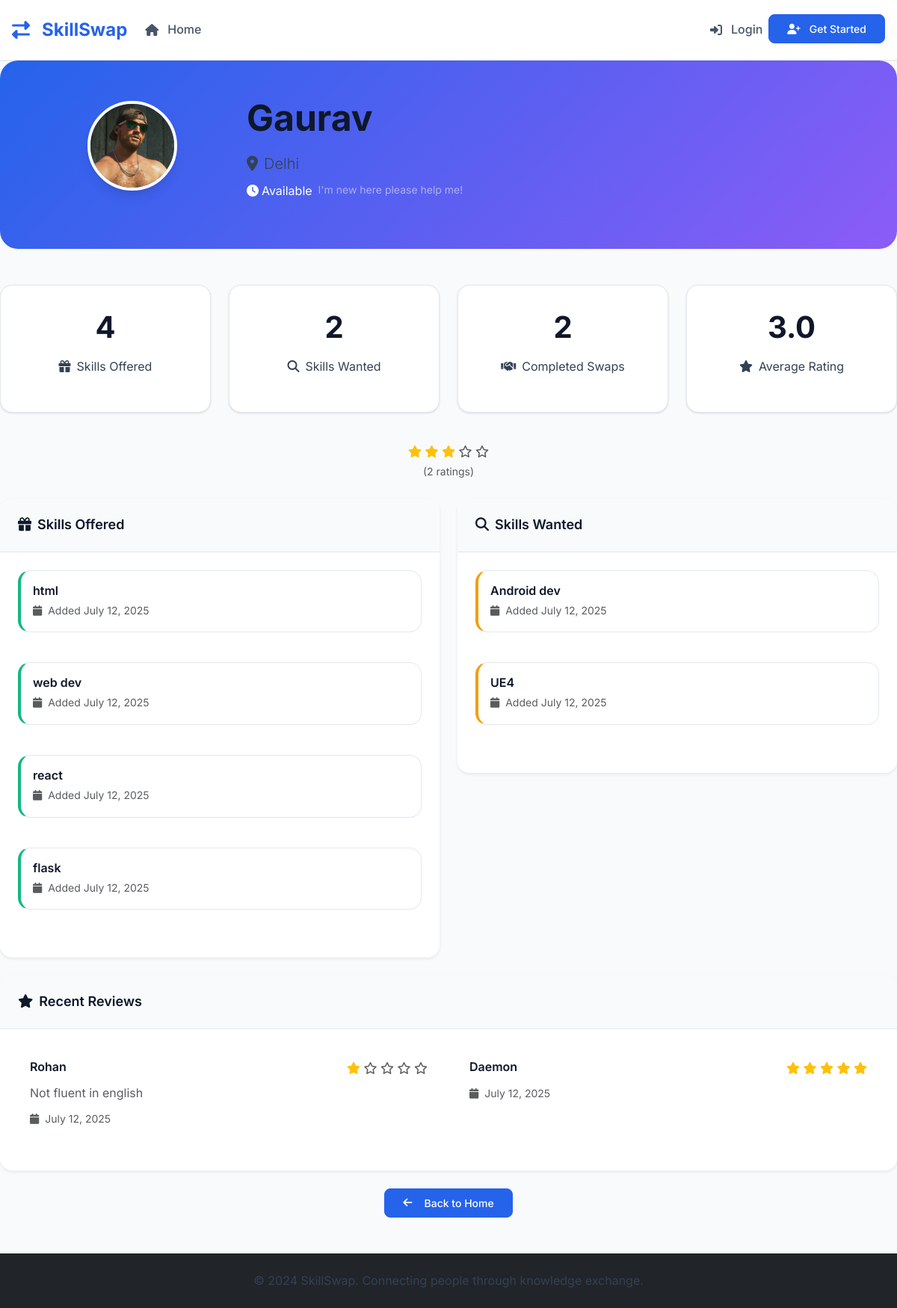
/view_profile/4, run on the app's committed database.
### tables this page shows
CREATE TABLE users (
            id INTEGER PRIMARY KEY AUTOINCREMENT,
            email TEXT UNIQUE NOT NULL,
            password_hash TEXT NOT NULL,
            name TEXT NOT NULL,
            location TEXT,
            profile_photo TEXT,
            availability TEXT,
            is_public INTEGER DEFAULT 1,
            is_admin INTEGER DEFAULT 0,
            is_banned INTEGER DEFAULT 0,
            created_at TIMESTAMP DEFAULT CURRENT_TIMESTAMP
        , bio TEXT);

CREATE TABLE skills (
            id INTEGER PRIMARY KEY AUTOINCREMENT,
            user_id INTEGER,
            skill_name TEXT NOT NULL,
            skill_type TEXT NOT NULL, -- 'offered' or 'wanted'
            description TEXT,
            is_approved INTEGER DEFAULT 1,
            created_at TIMESTAMP DEFAULT CURRENT_TIMESTAMP,
            FOREIGN KEY (user_id) REFERENCES users (id)
        );

CREATE TABLE ratings (
            id INTEGER PRIMARY KEY AUTOINCREMENT,
            swap_request_id INTEGER,
            rater_id INTEGER,
            rated_id INTEGER,
            rating INTEGER CHECK(rating >= 1 AND rating <= 5),
            feedback TEXT,
            created_at TIMESTAMP DEFAULT CURRENT_TIMESTAMP,
            FOREIGN KEY (swap_request_id) REFERENCES swap_requests (id),
            FOREIGN KEY (rater_id) REFERENCES users (id),
            FOREIGN KEY (rated_id) REFERENCES users (id)
        );

### skill_swap_app.py (the view)
@app.route('/view_profile/<int:user_id>')
def view_profile(user_id):
    conn = get_db()
    user = conn.execute('SELECT * FROM users WHERE id = ? AND is_public = 1 AND is_banned = 0', (user_id,)).fetchone()
    if not user:
        flash('Profile not found or not available.', 'error')
        return redirect(url_for('index'))
    offered_skills = conn.execute('''
        SELECT * FROM skills WHERE user_id = ? AND skill_type = 'offered' AND is_approved = 1
    ''', (user_id,)).fetchall()
    wanted_skills = conn.execute('''
        SELECT * FROM skills WHERE user_id = ? AND skill_type = 'wanted' AND is_approved = 1
    ''', (user_id,)).fetchall()
    completed_swaps = conn.execute('''
        SELECT COUNT(*) as count FROM swap_requests
        WHERE (requester_id = ? OR provider_id = ?) AND status = 'accepted'
    ''', (user_id, user_id)).fetchone()['count']
    avg_rating = conn.execute('''
        SELECT AVG(rating) as avg_rating, COUNT(*) as total_ratings
        FROM ratings WHERE rated_id = ?
    ''', (user_id,)).fetchone()
    recent_reviews = conn.execute('''
        SELECT r.*, u.name as reviewer_name
        FROM ratings r
        JOIN users u ON r.rater_id = u.id
        WHERE r.rated_id = ?
        ORDER BY r.created_at DESC
        LIMIT 5
    ''', (user_id,)).fetchall()
    can_request = False
    if 'user_id' in session and session['user_id'] != user_id:
        user_offered_skills = conn.execute('''
            SELECT COUNT(*) as count FROM skills
            WHERE user_id = ? AND skill_type = 'offered' AND is_approved = 1
        ''', (session['user_id'],)).fetchone()['count']
        can_request = user_offered_skills > 0
    conn.close()
    user = convert_row_datetimes(user)
    offered_skills = convert_rows_datetimes(offered_skills)
    wanted_skills = convert_rows_datetimes(wanted_skills)
    recent_reviews = convert_rows_datetimes(recent_reviews)
    stats = {
        'offered_skills': len(offered_skills),
        'wanted_skills': len(wanted_skills),
        'completed_swaps': completed_swaps,
        'avg_rating': avg_rating['avg_rating'] or 0,
        'total_ratings': avg_rating['total_ratings'] or 0,
        'has_rating': avg_rating['total_ratings'] > 0
    }
    return render_template('view_profile.html',
                         user=user,
                         offered_skills=offered_skills,
                         wanted_skills=wanted_skills,
                         stats=stats,
                         recent_reviews=recent_reviews,
                         can_request=can_request)

### templates/view_profile.html (shortened to what this page needs)
{% extends "base.html" %}
{% block content %}
<div class="profile-header text-center position-relative">
    <div class="row align-items-center">
        <div class="col-md-3">
            <div class="position-relative">
                {% if user.profile_photo %}
                    <img src="{{ url_for('static', filename='uploads/' ~ user.profile_photo) }}"
                         alt="{{ user.name }}'s Profile" class="profile-avatar">
                {% else %}
                    <div class="profile-avatar d-flex align-items-center justify-content-center"
                         style="background: var(--primary-gradient); color: white; font-size: 3rem;">
                        <i class="fas fa-user"></i>
                    </div>
                {% endif %}
            </div>
        </div>
        <div class="col-md-9 text-md-start">
            <h1 class="display-5 fw-bold mb-3">{{ user.name }}</h1>
            {% if user.location %}
                <p class="lead mb-2">
                    <i class="fas fa-map-marker-alt me-2"></i>{{ user.location }}
                </p>
            {% endif %}
            <div class="d-flex flex-wrap gap-2 mb-3">
                {% if user.availability %}
                    <span class="availability-badge-available">
                        <i class="fas fa-clock me-1"></i>Available
                    </span>
                    <small class="text-white-50">{{ user.availability }}</small>
                {% else %}
                    <span class="availability-badge-unavailable">
                        <i class="fas fa-clock me-1"></i>Unavailable
                    </span>
                {% endif %}
            </div>
        </div>
    </div>
</div>
<div class="row mb-4">
    <div class="col-md-3 mb-3">
        <div class="stats-card bounce-in" style="animation-delay: 0.1s;">
            <h3 class="display-6 fw-bold">{{ stats.offered_skills }}</h3>
            <p><i class="fas fa-gift me-2"></i>Skills Offered</p>
        </div>
    </div>
    <div class="col-md-3 mb-3">
        <div class="stats-card bounce-in" style="animation-delay: 0.2s;">
            <h3 class="display-6 fw-bold">{{ stats.wanted_skills }}</h3>
            <p><i class="fas fa-search me-2"></i>Skills Wanted</p>
        </div>
    </div>
    <div class="col-md-3 mb-3">
        <div class="stats-card bounce-in" style="animation-delay: 0.3s;">
            <h3 class="display-6 fw-bold">{{ stats.completed_swaps }}</h3>
            <p><i class="fas fa-handshake me-2"></i>Completed Swaps</p>
        </div>
    </div>
    <div class="col-md-3 mb-3">
        <div class="stats-card bounce-in" style="animation-delay: 0.4s;">
            {% if stats.has_rating %}
                <h3 class="display-6 fw-bold">{{ "%.1f"|format(stats.avg_rating) }}</h3>
                <p><i class="fas fa-star me-2"></i>Average Rating</p>
            {% else %}
                <h3 class="display-6 fw-bold text-muted">Unrated</h3>
                <p><i class="fas fa-star me-2"></i>No ratings yet</p>
            {% endif %}
        </div>
    </div>
</div>
{% if stats.has_rating %}
<div class="text-center mb-4">
    <div class="rating-stars">
        {% for i in range(5) %}
            {% if i < stats.avg_rating %}
                <i class="fas fa-star text-warning"></i>
            {% else %}
                <i class="far fa-star text-muted"></i>
            {% endif %}
        {% endfor %}
    </div>
    <small class="text-muted">({{ stats.total_ratings }} ratings)</small>
</div>
{% endif %}
<div class="row mb-4">
    <div class="col-md-6">
        <div class="card border-0 shadow-sm fade-in-up" style="animation-delay: 0.1s;">
            <div class="card-header">
                <h5 class="mb-0">
                    <i class="fas fa-gift me-2"></i>Skills Offered
                </h5>
            </div>
            <div class="card-body">
                {% if offered_skills %}
                    <div class="row">
                        {% for skill in offered_skills %}
                        <div class="col-12 mb-3">
                            <div class="skill-card offered p-3">
                                <h6 class="mb-1">{{ skill.skill_name }}</h6>
                                <small class="text-muted">
                                    <i class="fas fa-calendar me-1"></i>
                                    Added {{ skill.created_at.strftime('%B %d, %Y') }}
                                </small>
                            </div>
                        </div>
                        {% endfor %}
                    </div>
                {% else %}
                    <div class="text-center text-muted py-4">
                        <i class="fas fa-gift fa-3x mb-3"></i>
                        <p>No skills offered yet.</p>
                    </div>
                {% endif %}
            </div>
        </div>
    </div>
    <div class="col-md-6">
        <div class="card border-0 shadow-sm fade-in-up" style="animation-delay: 0.2s;">
            <div class="card-header">
                <h5 class="mb-0">
                    <i class="fas fa-search me-2"></i>Skills Wanted
                </h5>
            </div>
            <div class="card-body">
                {% if wanted_skills %}
                    <div class="row">
                        {% for skill in wanted_skills %}
                        <div class="col-12 mb-3">
                            <div class="skill-card wanted p-3">
                                <h6 class="mb-1">{{ skill.skill_name }}</h6>
                                <small class="text-muted">
                                    <i class="fas fa-calendar me-1"></i>
                                    Added {{ skill.created_at.strftime('%B %d, %Y') }}
                                </small>
                            </div>
                        </div>
                        {% endfor %}
                    </div>
                {% else %}
                    <div class="text-center text-muted py-4">
                        <i class="fas fa-search fa-3x mb-3"></i>
                        <p>No skills wanted yet.</p>
                    </div>
                {% endif %}
            </div>
        </div>
    </div>
</div>
{% if recent_reviews %}
<div class="card border-0 shadow-sm fade-in-up" style="animation-delay: 0.3s;">
    <div class="card-header">
        <h5 class="mb-0">
            <i class="fas fa-star me-2"></i>Recent Reviews
        </h5>
    </div>
    <div class="card-body">
        <div class="row">
            {% for review in recent_reviews %}
            <div class="col-md-6 mb-3">
                <div class="glass p-3">
                    <div class="d-flex justify-content-between align-items-start mb-2">
                        <h6 class="mb-0">{{ review.reviewer_name }}</h6>
                        <div class="rating-stars">
                            {% for i in range(5) %}
                                {% if i < review.rating %}
                                    <i class="fas fa-star text-warning"></i>
                                {% else %}
                                    <i class="far fa-star text-muted"></i>
                                {% endif %}
                            {% endfor %}
                        </div>
                    </div>
                    {% if review.feedback %}
                        <p class="text-muted mb-2">{{ review.feedback }}</p>
                    {% endif %}
                    <small class="text-muted">
                        <i class="fas fa-calendar me-1"></i>
                        {{ review.created_at.strftime('%B %d, %Y') }}
                    </small>
                </div>
            </div>
            {% endfor %}
        </div>
    </div>
</div>
{% endif %}
<div class="text-center mt-4">
    <a href="{{ url_for('index') }}" class="btn btn-primary">
        <i class="fas fa-arrow-left me-2"></i>Back to Home
    </a>
</div>
{% endblock %}

### data on the page
users: profile_photo (picture), name "Gaurav", location "Delhi", availability "I'm new here please help me!"
skills: skill_name "html", created_at "July 12, 2025"
skills: skill_name "web dev", created_at "July 12, 2025"
skills: skill_name "react", created_at "July 12, 2025"
skills: skill_name "flask", created_at "July 12, 2025"
skills: skill_name "Android dev", created_at "July 12, 2025"
skills: skill_name "UE4", created_at "July 12, 2025"
ratings: reviewer_name "Rohan", rating 1 (drawn), feedback "Not fluent in english", created_at "July 12, 2025"
ratings: reviewer_name "Daemon", rating 5 (drawn), created_at "July 12, 2025"

### other printed values
{{ stats.offered_skills }} "4"
{{ stats.wanted_skills }} "2"
{{ stats.completed_swaps }} "2"
{{ "%.1f"|format(stats.avg_rating) }} "3.0"
{{ stats.total_ratings }} "2"
